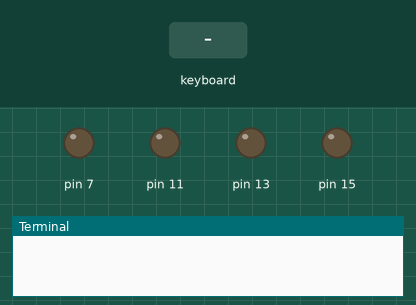
This program was run on a simulated Raspberry Pi (header pin numbers). On the bench: output pins drawn as LEDs (lit = HIGH), the last lines printed to the terminal. Inputs (shaded band) come from the test bench. The desktop window is not drawn, its controls go by their first labels and the mouse button is held 0.15 s.

Above: at 1.2 s.
1.3 s: key "w" typed on the keyboard
At 2.5 s:
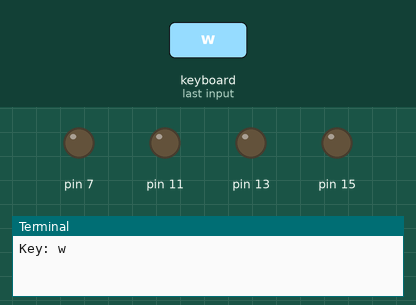
2.8 s: key "s" typed on the keyboard
At 3.6 s:
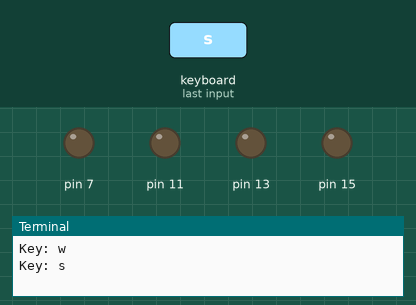
4.3 s: key "a" typed on the keyboard
At 4.7 s:
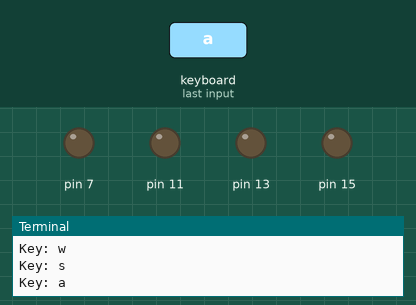
5.8 s: key "d" typed on the keyboard
At 7.0 s:
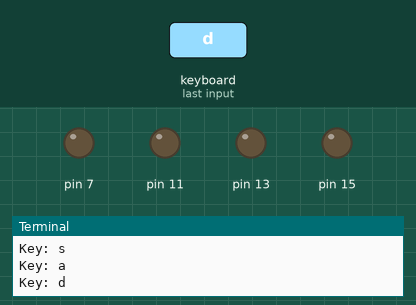
7.3 s: key "e" typed on the keyboard
At 8.2 s:
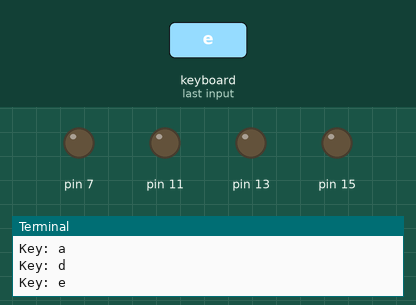
8.8 s: key "q" typed on the keyboard
At 9.4 s:
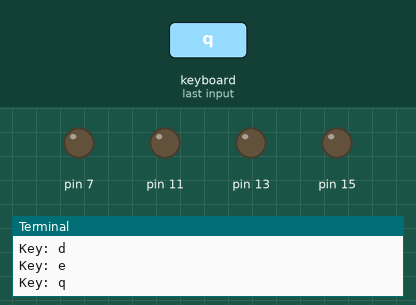
Timing chart, 0 to 11.3 s (numbered marks = the images above; inputs shaded):
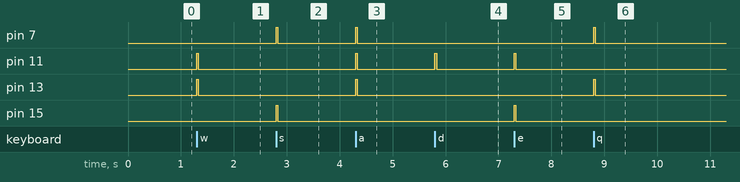

Measured:
- after the input at 1.3 s, pin 11, pin 13: LOW → HIGH at once, → LOW 0.03 s later
- after the input at 2.8 s, pin 7, pin 15: LOW → HIGH at once, → LOW 0.03 s later
- after the input at 4.3 s, pin 7, pin 11, pin 13: LOW → HIGH at once, → LOW 0.03 s later
- after the input at 5.8 s, pin 11: LOW → HIGH at once, → LOW 0.03 s later
- after the input at 7.3 s, pin 11, pin 15: LOW → HIGH at once, → LOW 0.03 s later
- after the input at 8.8 s, pin 7, pin 13: LOW → HIGH at once, → LOW 0.03 s later

The program:

robot3.py
```python
import RPi.GPIO as gpio
import time
import sys
import Tkinter as tk

def init():
    gpio.setmode(gpio.BOARD)
    gpio.setup(7, gpio.OUT)
    gpio.setup(11, gpio.OUT)
    gpio.setup(13, gpio.OUT)
    gpio.setup(15, gpio.OUT)

def forward(tf):
    gpio.output(7, False)
    gpio.output(11, True)
    gpio.output(13, True)
    gpio.output(15, False)
    time.sleep(tf)
    gpio.cleanup()

def reverse(tf):
    gpio.output(7, True)
    gpio.output(11, False)
    gpio.output(13, False)
    gpio.output(15, True)
    time.sleep(tf)
    gpio.cleanup()

def turn_left(tf):
    gpio.output(7, True)
    gpio.output(11, True)
    gpio.output(13, True)
    gpio.output(15, False)
    time.sleep(tf)
    gpio.cleanup()

def turn_right(tf):
    gpio.output(7, False)
    gpio.output(11, True)
    gpio.output(13, False)
    gpio.output(15, False)
    time.sleep(tf)
    gpio.cleanup()

def pivot_left(tf):
    gpio.output(7, True)
    gpio.output(11, False)
    gpio.output(13, True)
    gpio.output(15, False)
    time.sleep(tf)
    gpio.cleanup()

def pivot_right(tf):
    gpio.output(7, False)
    gpio.output(11, True)
    gpio.output(13, False)
    gpio.output(15, True)
    time.sleep(tf)
    gpio.cleanup()


def key_input(event):
    init()
    print 'Key:', event.char
    key_press = event.char
    sleep_time = 0.030

    if key_press.lower() == 'w':
        forward(sleep_time)
    elif key_press.lower() == 's':
        reverse(sleep_time)
    elif key_press.lower() == 'a':
        turn_left(sleep_time)
    elif key_press.lower() == 'd':
        turn_right(sleep_time)
    elif key_press.lower() == 'q':
        pivot_left(sleep_time)
    elif key_press.lower() == 'e':
        pivot_right(sleep_time)
    else:
        pass


command = tk.Tk()
command.bind('<KeyPress>', key_input)
command.mainloop()
```
